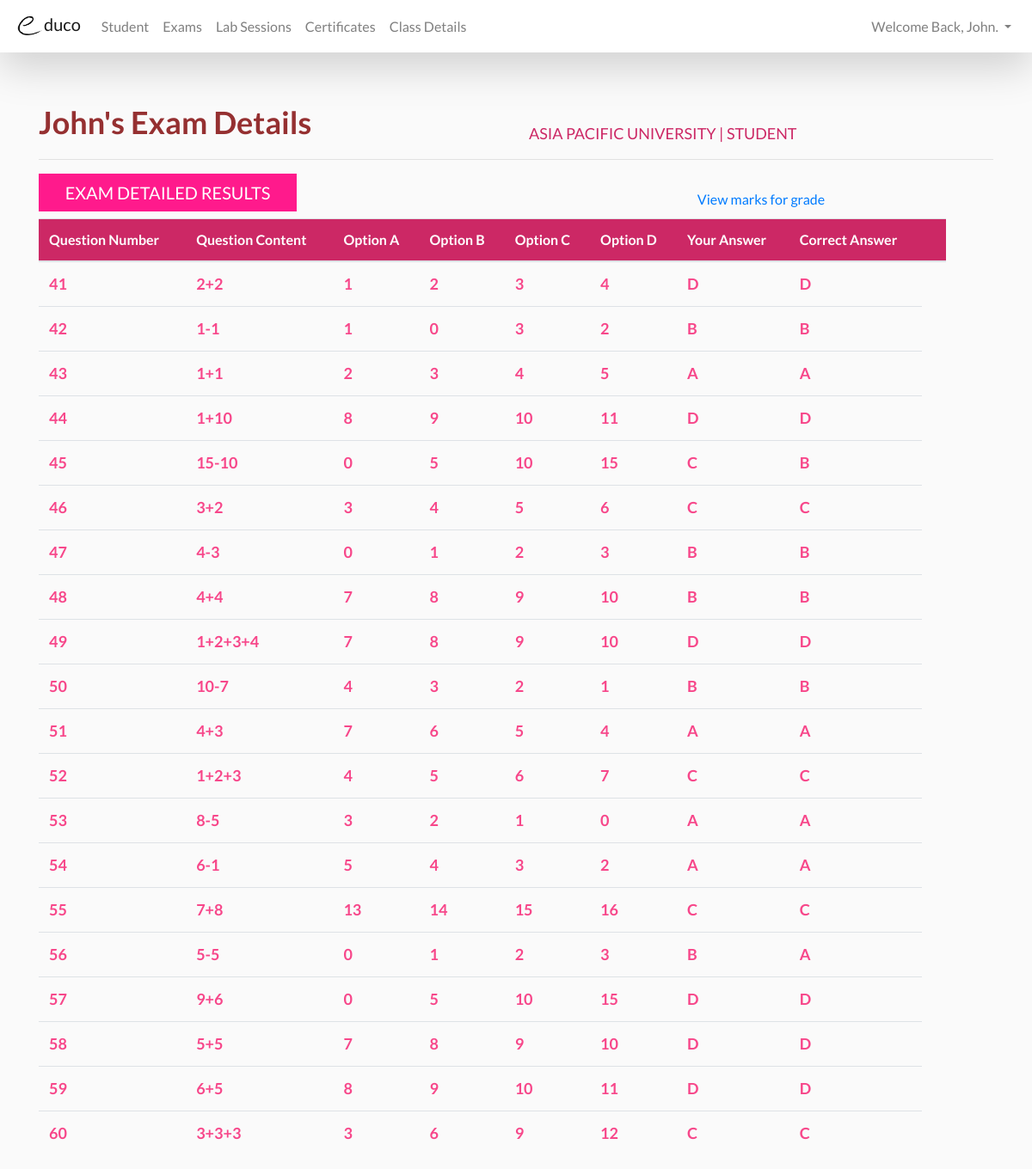
The app's page /website/student/detailed_result.php?id=3 (signed in) with its own data.
### tables this page shows
CREATE TABLE IF NOT EXISTS `student_question` (
  `S_Q_No` int(11) NOT NULL AUTO_INCREMENT,
  `E_No` int(11) DEFAULT NULL,
  `Q_No` int(11) DEFAULT NULL,
  `S_QAnswer` varchar(255) DEFAULT NULL,
  `TrueAnswer` varchar(255) DEFAULT NULL,
  PRIMARY KEY (`S_Q_No`)
);

CREATE TABLE IF NOT EXISTS `question` (
  `Q_No` int(11) NOT NULL AUTO_INCREMENT,
  `U_ID` int(11) NOT NULL,
  `Chapter` varchar(255) NOT NULL,
  `Format` varchar(255) NOT NULL,
  `Difficulty` varchar(255) NOT NULL,
  `Mark` int(1) NOT NULL,
  `QuestionContent` text NOT NULL,
  `Image` mediumblob,
  `Imagepath` varchar(255) DEFAULT NULL,
  `A` varchar(255) NOT NULL,
  `B` varchar(255) NOT NULL,
  `C` varchar(255) NOT NULL,
  `D` varchar(255) NOT NULL,
  `TrueAnswer` varchar(255) NOT NULL,
  `Approval` int(11) DEFAULT NULL,
  PRIMARY KEY (`Q_No`)
);

### Website/student/detailed_result.php (the view, shortened to what this page needs)
<!DOCTYPE html>
<html>
<head>
<?php include($_SERVER["DOCUMENT_ROOT"].'/template/header.php'); ?>
</head>
<body>
		<?php include($_SERVER["DOCUMENT_ROOT"].'/template/studentnavbar.php'); ?>
		<div class="container">
		<div class="row">
				<div class="col-sm" style="font-size: 36px; color: #953031; font-weight: bold;"><br/>
				<?php echo $_SESSION['user']; ?>'s Exam Details
				</div>
				<div class="col-sm" style="color: #CC2865; font-size: 18px;"><br/><br/>
				<br/>ASIA PACIFIC UNIVERSITY | STUDENT
				</div>
		</div>
		<hr>
			<div class="row">
				<div class="col-sm">
				<h5 style=" box-sizing: border-box; background-color: #ff1a8c; color: white; width: 300px; padding: 10px"><center>EXAM DETAILED RESULTS</center></h5>
				</div>
				<div class="col-sm" style="padding-top: 18px;">
				<a href="#"><center>View marks for grade</center></a>
				</div>
			</div>
<table class="table table-hover" style="width: 95%;">
  <thead>
    <tr style="background-color: #CC2865; color: white;">
      <th>Question Number</th>
      <th>Question Content</th>
      <th>Option A</th>
      <th>Option B</th>
      <th>Option C</th>
      <th>Option D</th>
      <th>Your Answer</th>
      <th>Correct Answer</th>
      <th></th>
    </tr>
  </thead>
  <tbody style="color: #F7478A; font-size: 18px; font-weight: bold;">
			<?php
          $id = $_GET['id'];
          $conn = mysqli_connect('localhost','root','','educo');
          $sql = "SELECT S_Q_No,S_QAnswer,TrueAnswer,QuestionContent,A,B,C,D FROM student_question
          JOIN question USING (Q_No,TrueAnswer)
          WHERE E_No = '$id'";
          $result = mysqli_query($conn, $sql);
          while($row = mysqli_fetch_array($result))
          {
          	echo "<tr>";
            echo "<td>" . $row['S_Q_No'] . "</td>";
            echo "<td>" . $row['QuestionContent'] . "</td>";
            echo "<td>" . $row['A'] . "</td>";
            echo "<td>" . $row['B'] . "</td>";
            echo "<td>" . $row['C'] . "</td>";
            echo "<td>" . $row['D'] . "</td>";
            echo "<td>" . $row['S_QAnswer'] . "</td>";
            echo "<td>" . $row['TrueAnswer'] . "</td>";
            echo "</tr>";
          }
        ?>
	</tbody>
</table>
</body>
</html>

### template/header.php (style rules this page uses)
body { font-family: 'Lato' !important; background-color: #FAFAFA !important; }

### Website/student/detailed_result.php (style rules this page uses)
body { background-image: url("/Pictures/11.png"); background-repeat: no-repeat; background-size: 100%; }

### records on screen
student_question: S_Q_No "41", question.QuestionContent "2+2", question.A "1", question.B "2", question.C "3", question.D "4", S_QAnswer "D", TrueAnswer "D"
student_question: S_Q_No "42", question.QuestionContent "1-1", question.A "1", question.B "0", question.C "3", question.D "2", S_QAnswer "B", TrueAnswer "B"
student_question: S_Q_No "43", question.QuestionContent "1+1", question.A "2", question.B "3", question.C "4", question.D "5", S_QAnswer "A", TrueAnswer "A"
student_question: S_Q_No "44", question.QuestionContent "1+10", question.A "8", question.B "9", question.C "10", question.D "11", S_QAnswer "D", TrueAnswer "D"
student_question: S_Q_No "45", question.QuestionContent "15-10", question.A "0", question.B "5", question.C "10", question.D "15", S_QAnswer "C", TrueAnswer "B"
student_question: S_Q_No "46", question.QuestionContent "3+2", question.A "3", question.B "4", question.C "5", question.D "6", S_QAnswer "C", TrueAnswer "C"
student_question: S_Q_No "47", question.QuestionContent "4-3", question.A "0", question.B "1", question.C "2", question.D "3", S_QAnswer "B", TrueAnswer "B"
student_question: S_Q_No "48", question.QuestionContent "4+4", question.A "7", question.B "8", question.C "9", question.D "10", S_QAnswer "B", TrueAnswer "B"
student_question: S_Q_No "49", question.QuestionContent "1+2+3+4", question.A "7", question.B "8", question.C "9", question.D "10", S_QAnswer "D", TrueAnswer "D"
student_question: S_Q_No "50", question.QuestionContent "10-7", question.A "4", question.B "3", question.C "2", question.D "1", S_QAnswer "B", TrueAnswer "B"
student_question: S_Q_No "51", question.QuestionContent "4+3", question.A "7", question.B "6", question.C "5", question.D "4", S_QAnswer "A", TrueAnswer "A"
student_question: S_Q_No "52", question.QuestionContent "1+2+3", question.A "4", question.B "5", question.C "6", question.D "7", S_QAnswer "C", TrueAnswer "C"
student_question: S_Q_No "53", question.QuestionContent "8-5", question.A "3", question.B "2", question.C "1", question.D "0", S_QAnswer "A", TrueAnswer "A"
student_question: S_Q_No "54", question.QuestionContent "6-1", question.A "5", question.B "4", question.C "3", question.D "2", S_QAnswer "A", TrueAnswer "A"
student_question: S_Q_No "55", question.QuestionContent "7+8", question.A "13", question.B "14", question.C "15", question.D "16", S_QAnswer "C", TrueAnswer "C"
student_question: S_Q_No "56", question.QuestionContent "5-5", question.A "0", question.B "1", question.C "2", question.D "3", S_QAnswer "B", TrueAnswer "A"
student_question: S_Q_No "57", question.QuestionContent "9+6", question.A "0", question.B "5", question.C "10", question.D "15", S_QAnswer "D", TrueAnswer "D"
student_question: S_Q_No "58", question.QuestionContent "5+5", question.A "7", question.B "8", question.C "9", question.D "10", S_QAnswer "D", TrueAnswer "D"
student_question: S_Q_No "59", question.QuestionContent "6+5", question.A "8", question.B "9", question.C "10", question.D "11", S_QAnswer "D", TrueAnswer "D"
student_question: S_Q_No "60", question.QuestionContent "3+3+3", question.A "3", question.B "6", question.C "9", question.D "12", S_QAnswer "C", TrueAnswer "C"

### other values on screen
$_SESSION['user'] "John"
